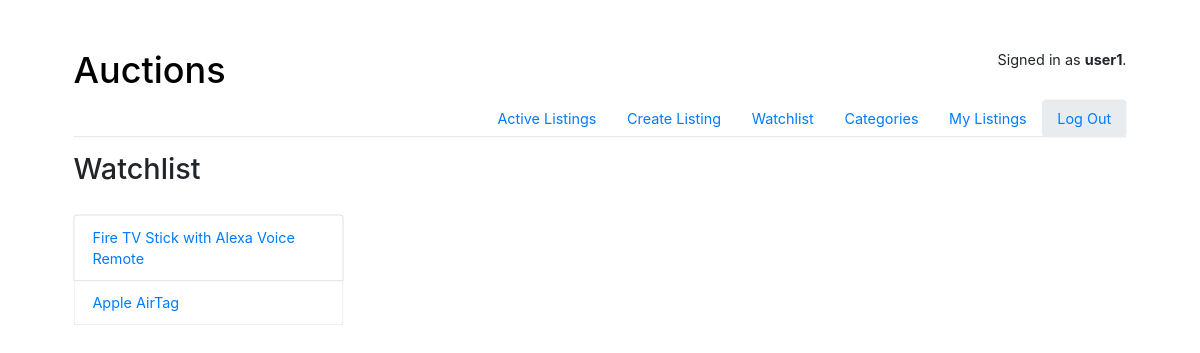
The app's page /watchlist (signed in) with its own data.
### auctions/models.py (models this page shows, shortened)
class User(AbstractUser):
    watchlist = models.ManyToManyField("Listing", blank=True, related_name="watchlist")

class Listing(models.Model):
    title = models.CharField(max_length=64)
    description = models.TextField(max_length=500)
    starting_bid = models.DecimalField(max_digits=10, decimal_places=2)
    image = models.URLField(null=True ,blank=True)
    category = models.ForeignKey(Category, on_delete=models.CASCADE, null=True)
    active = models.BooleanField(default=True)
    user = models.ForeignKey(User, on_delete=models.CASCADE, related_name="user")
    winner = models.ForeignKey(User, on_delete=models.CASCADE, related_name="winner", blank=True, null=True)

### auctions/views.py (the view)
# urls.py: path("watchlist", views.watchlist, name="watchlist"),
@login_required
def watchlist(request):
    user = request.user
    listings = user.watchlist.all()
    return render(request, "auctions/watchlist.html", {
        "listings": listings
    })

### auctions/templates/auctions/watchlist.html (shortened to what this page needs)
{% extends "auctions/layout.html" %}
{% block body %}
    <h2>Watchlist</h2>
    <br>
        <ul class="list-group" style="max-width: 300px;">
            {% for item in listings %}
                <li class="list-group-item">
                    <a href="{% url 'listing' item.id %}">{{ item.title }}</a>
                </li>
            {% endfor %}
        </ul>
{% endblock %}

### auctions/templates/auctions/layout.html (shortened to what this page needs)
{% load static %}
<!DOCTYPE html>
<html lang="en">
    <head>
        <link rel="stylesheet" href="https://stackpath.bootstrapcdn.com/bootstrap/4.4.1/css/bootstrap.min.css">
        <link href="{% static 'auctions/styles.css' %}" rel="stylesheet">
    </head>
    <body class="container-fluid" style="overflow-x: hidden; transform: scale(0.9); height: 50vh; width: 100vw;">
        <div class="header">
            <a href="{% url 'index' %}"><h1 class="display" style="color: black;">Auctions</h1></a>
            <div class="user" style="margin-left: auto;">
                {% if user.is_authenticated %}
                    Signed in as <strong>{{ user.username }}</strong>.
                {% else %}
                    Not signed in.
                {% endif %}
            </div>
        </div>
        <ul class="nav nav-tabs mb-3" style="display: flex; justify-content: right;">
            <li class="nav-item">
                <a class="nav-link" href="{% url 'index' %}">Active Listings</a>
            </li>
            {% if user.is_authenticated %}
                <li class="nav-item">
                    <a class="nav-link" href="{% url 'create' %}">Create Listing</a>
                </li>
                <li class="nav-item">
                    <a class="nav-link" href="{% url 'watchlist' %}">Watchlist</a>
                </li>
                <li class="nav-item">
                    <a class="nav-link" href="{% url 'categories' %}">Categories</a>
                </li>
                <li class="nav-item">
                    <a class="nav-link" href="{% url 'my_listings' %}">My Listings</a>
                </li>
                <li class="nav-item" style="background-color: #e9ecef; border-radius: 5px;">
                    <a class="nav-link" href="{% url 'logout' %}">Log Out</a>
                </li>
            {% endif %}
        </ul>
        <div>
            {% block body %}
            {% endblock %}
        </div>
    </body>
</html>

### auctions/static/auctions/styles.css (style rules this page uses)
body { padding: 10px; margin: 20px; overflow-x: hidden; transform: scale(1.5); }

### auctions/templates/auctions/layout.html (style rules this page uses)
.header { display: flex; align-items: right; }
.header h1 { margin-right: auto; }

### records on screen
User: username "user1"
Listing: title "Fire TV Stick with Alexa Voice Remote"
Listing: title "Apple AirTag"
